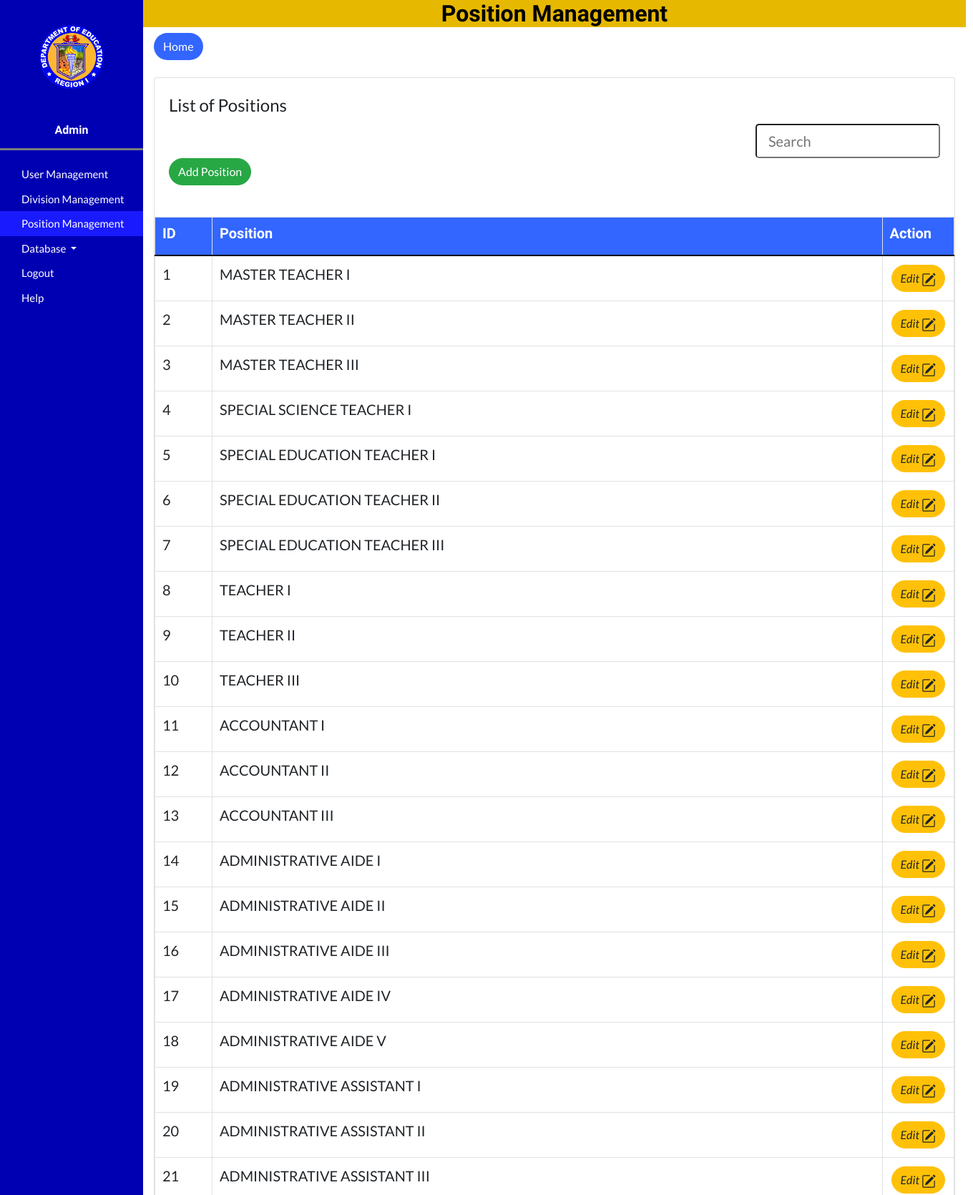
The page /Admin/position.php (signed in, upper part) on the database its author committed.
### tables this page shows
CREATE TABLE `position` (
  `id` int(11) NOT NULL AUTO_INCREMENT,
  `position` varchar(500) NOT NULL,
  PRIMARY KEY (`id`)
);

### Admin/position.php (the view, shortened to what this page needs)
<!DOCTYPE html>
<html lang="en">
  <head>
    <link href="vendor/bootstrap/css/bootstrap.min.css" rel="stylesheet">
    <link href="css/one-page-wonder.min.css" rel="stylesheet">
  </head>
  <body>
<div class="container-fluid">
    <div class="row flex-nowrap">
        <div class="sidenav">
          <div class="d-flex justify-content-center">
          <img src="img/01.png" style="max-width:90px;" alt="">
        </div><br><br>
  <center><h6 style="color: white;"><?php echo $_SESSION['ulvl']; ?></h6></center>
  <hr style="height:2px;color:gray;background-color:gray">
<a href="user.php" style="font-size: 15px;">User Management</a>
  <a href="division.php" style="font-size: 15px;">Division Management</a>
  <a href="position.php" class="active" style="font-size: 15px;">Position Management</a>
  <button class="dropdown-btn dropdown-toggle" style="font-size: 15px;">Database
  </button>
  <a data-toggle="modal" href="#logout" style="font-size: 15px;">Logout</a>
  <a href="#" style="font-size: 15px;">Help</a>
</div>
        <div class="main">
<center><h2 style="color: black; background-color: #e6b800;">Position Management</h2></center>
<div class="container-fluid">
   <div class="d-flex justify-content-start">
  <a href="admin.php" class="btn rounded-pill" style="background-color: #3366ff; color: white;">Home</a>
</div>
         <section><br>
         <div class="card" style="width: 70rem;">
         <div class="card-body">
              <legend>List of Positions</legend>
              <div class="d-flex justify-content-end">
                <input class="form-control-lg " type="text" id="search" name="search" placeholder="Search">
              </div>
              <div class="d-flex justify-content-start">
                <a data-toggle="modal" href="#add" class="btn btn-success rounded-pill">Add Position</a>
              </div>
              <br>
  </div>
      <?php
        include("../connect.php");
        $sql="SELECT * FROM position";
        $result=mysqli_query($conn, $sql);
        echo "<table id='list' class='table table-bordered table-hover'>";
          echo "<tr>";
            echo "<th style='padding: 10px; background-color: #3366ff; color: white; border-bottom: 2px solid black; width: 80px;'><h5>ID</h5></th>";
            echo "<th style='padding: 10px; background-color: #3366ff; color: white; border-bottom: 2px solid black;'><h5>Position</h5></th>";
            echo "<th style='padding: 10px; background-color: #3366ff; color: white; border-bottom: 2px solid black; width: 80px;'><h5>Action</h5></th>";
          echo "</tr>";
          echo "<tbody id='usertable'>";
        if(mysqli_num_rows($result)>0){
          while($row=mysqli_fetch_assoc($result)){
            echo "<tr id=".$row['id'] .">";
              echo "<td style='padding: 10px; font-size: 20px;' id='tid'>".$row['id']."</td>";
              echo "<td style='padding: 10px; font-size: 20px;' id='tposition'>".$row['position']."</td>";
              ?>
              <td><button class="btn btn-warning rounded-pill edit_user"  value="<?php echo $row['id']; ?>">
                  <i class="bi bi-pencil-square">Edit</i>
                </button></td>
              <?php
            echo "</tr>";
          }
        }
        echo "</tbody>";
        echo "</table";
      ?>
    </div>
    </section>
   </div>
   </div>
</div>
    <br>
</body>
</html>

### Admin/position.php (style rules this page uses)
.sidenav { height: 100%; width: 200px; position: fixed; z-index: 1; top: 0; left: 0; background-color:#0000b3; overflow-x: hidden; padding-top: 35px; }
.sidenav a { padding: 6px 8px 6px 30px; text-decoration: none; font-size: 18px; color: white; display: block; }
.main { margin-left: 200px; padding: 0px 0px; }
.dropdown-btn { padding: 6px 8px 6px 30px; text-decoration: none; font-size: 18px; color: white; display: block; border: none; background: none; width:100%; text-align: left; cursor: pointer; outline: none; }
.active { background-color: #1a1aff; color: white; }

### rows shown on the page
position: id "1", position "MASTER TEACHER I"
position: id "2", position "MASTER TEACHER II"
position: id "3", position "MASTER TEACHER III"
position: id "4", position "SPECIAL SCIENCE TEACHER I"
position: id "5", position "SPECIAL EDUCATION TEACHER I"
position: id "6", position "SPECIAL EDUCATION TEACHER II"
position: id "7", position "SPECIAL EDUCATION TEACHER III"
position: id "8", position "TEACHER I"
position: id "9", position "TEACHER II"
position: id "10", position "TEACHER III"
position: id "11", position "ACCOUNTANT I"
position: id "12", position "ACCOUNTANT II"
position: id "13", position "ACCOUNTANT III"
position: id "14", position "ADMINISTRATIVE AIDE I"
position: id "15", position "ADMINISTRATIVE AIDE II"
position: id "16", position "ADMINISTRATIVE AIDE III"
position: id "17", position "ADMINISTRATIVE AIDE IV"
position: id "18", position "ADMINISTRATIVE AIDE V"
position: id "19", position "ADMINISTRATIVE ASSISTANT I"
position: id "20", position "ADMINISTRATIVE ASSISTANT II"
position: id "21", position "ADMINISTRATIVE ASSISTANT III"

### other values the page prints
$_SESSION['ulvl'] "Admin"
